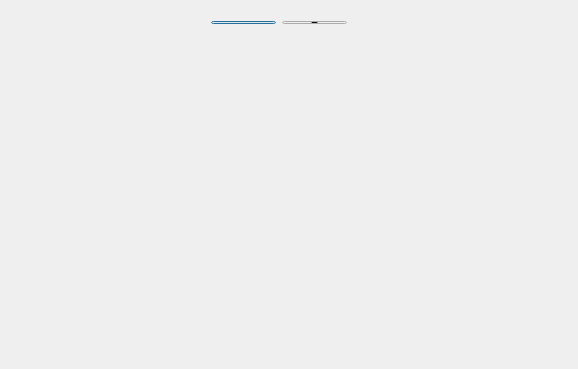
<?xml version="1.0" encoding="UTF-8"?>
<ui version="4.0">
 <class>Dialog</class>
 <widget class="QDialog" name="Dialog">
  <property name="geometry">
   <rect>
    <x>0</x>
    <y>0</y>
    <width>578</width>
    <height>369</height>
   </rect>
  </property>
  <property name="windowTitle">
   <string>Dialog</string>
  </property>
  <property name="toolTip">
   <string/>
  </property>
  <widget class="QWidget" name="layoutWidget">
   <property name="geometry">
    <rect>
     <x>200</x>
     <y>10</y>
     <width>158</width>
     <height>25</height>
    </rect>
   </property>
   <layout class="QHBoxLayout" name="horizontalLayout">
    <item>
     <widget class="QPushButton" name="pushButton">
      <property name="text">
       <string>-</string>
      </property>
     </widget>
    </item>
    <item>
     <widget class="QPushButton" name="pushButton_2">
      <property name="text">
       <string>+</string>
      </property>
     </widget>
    </item>
   </layout>
  </widget>
 </widget>
 <layoutdefault spacing="6" margin="11"/>
 <resources/>
 <connections/>
</ui>
